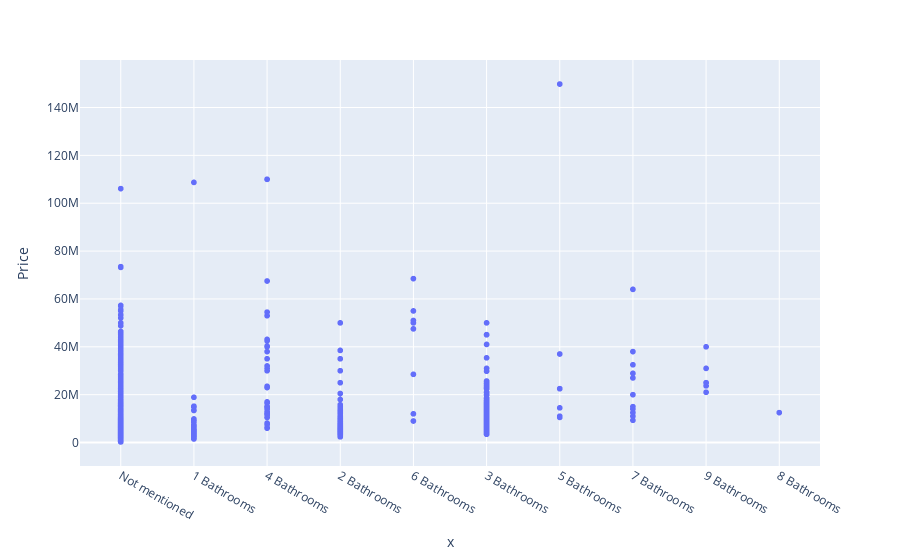

The code cell stored with this chart in its notebook:
### Code cell
fig = px.scatter(data, x=df['Bathrooms'], y='Price')
fig.show()

### Figure 1 — Plotly figure (JSON) as saved in the notebook; plotly's stock layout.template omitted (floating-point values rounded to 4 significant figures; data arrays with more than 128 entries replaced by an {"elided": "..."} marker saying what was removed)
{"data": [{"hovertemplate": "x=%{x}<br>Price=%{y}<extra></extra>", "legendgroup": "", "marker": {"color": "#636efa", "symbol": "circle"}, "mode": "markers", "name": "", "showlegend": false, "type": "scattergl", "x": {"elided": "2136 str values"}, "xaxis": "x", "y": {"elided": "2136 int values"}, "yaxis": "y"}], "layout": {"legend": {"tracegroupgap": 0}, "margin": {"t": 60}, "xaxis": {"anchor": "y", "domain": [0, 1], "title": {"text": "x"}}, "yaxis": {"anchor": "x", "domain": [0, 1], "title": {"text": "Price"}}}}
